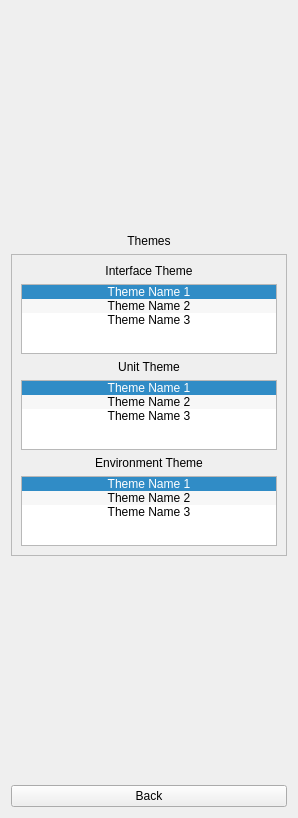
     <widget class="QWidget" name="page_4">
      <layout class="QVBoxLayout" name="verticalLayout_4" stretch="1,0,1,1,0">
       <item>
        <spacer name="verticalSpacer_7">
         <property name="orientation">
          <enum>Qt::Orientation::Vertical</enum>
         </property>
         <property name="sizeHint" stdset="0">
          <size>
           <width>20</width>
           <height>40</height>
          </size>
         </property>
        </spacer>
       </item>
       <item>
        <widget class="QLabel" name="label_13">
         <property name="text">
          <string>Themes</string>
         </property>
         <property name="alignment">
          <set>Qt::AlignmentFlag::AlignCenter</set>
         </property>
        </widget>
       </item>
       <item>
        <widget class="QFrame" name="frame_4">
         <property name="frameShape">
          <enum>QFrame::Shape::StyledPanel</enum>
         </property>
         <property name="frameShadow">
          <enum>QFrame::Shadow::Raised</enum>
         </property>
         <layout class="QVBoxLayout" name="verticalLayout_6" stretch="0,1,0,1,0,1">
          <item>
           <widget class="QLabel" name="label_14">
            <property name="text">
             <string>Interface Theme</string>
            </property>
            <property name="alignment">
             <set>Qt::AlignmentFlag::AlignCenter</set>
            </property>
           </widget>
          </item>
          <item>
           <widget class="QListWidget" name="InterfaceThemeList">
            <property name="alternatingRowColors">
             <bool>true</bool>
            </property>
            <property name="currentRow">
             <number>0</number>
            </property>
            <item>
             <property name="text">
              <string>Theme Name 1</string>
             </property>
             <property name="textAlignment">
              <set>AlignCenter</set>
             </property>
            </item>
            <item>
             <property name="text">
              <string>Theme Name 2</string>
             </property>
             <property name="textAlignment">
              <set>AlignCenter</set>
             </property>
            </item>
            <item>
             <property name="text">
              <string>Theme Name 3</string>
             </property>
             <property name="textAlignment">
              <set>AlignCenter</set>
             </property>
            </item>
           </widget>
          </item>
          <item>
           <widget class="QLabel" name="label_15">
            <property name="text">
             <string>Unit Theme</string>
            </property>
            <property name="alignment">
             <set>Qt::AlignmentFlag::AlignCenter</set>
            </property>
           </widget>
          </item>
          <item>
           <widget class="QListWidget" name="UnitThemeList">
            <property name="alternatingRowColors">
             <bool>true</bool>
            </property>
            <property name="currentRow">
             <number>0</number>
            </property>
            <item>
             <property name="text">
              <string>Theme Name 1</string>
             </property>
             <property name="textAlignment">
              <set>AlignCenter</set>
             </property>
            </item>
            <item>
             <property name="text">
              <string>Theme Name 2</string>
             </property>
             <property name="textAlignment">
              <set>AlignCenter</set>
             </property>
            </item>
            <item>
             <property name="text">
              <string>Theme Name 3</string>
             </property>
             <property name="textAlignment">
              <set>AlignCenter</set>
             </property>
            </item>
           </widget>
          </item>
          <item>
           <widget class="QLabel" name="label_16">
            <property name="text">
             <string>Environment Theme</string>
            </property>
            <property name="alignment">
             <set>Qt::AlignmentFlag::AlignCenter</set>
            </property>
           </widget>
          </item>
          <item>
           <widget class="QListWidget" name="EnvironmentThemeList">
            <property name="alternatingRowColors">
             <bool>true</bool>
            </property>
            <property name="currentRow">
             <number>0</number>
            </property>
            <item>
             <property name="text">
              <string>Theme Name 1</string>
             </property>
             <property name="textAlignment">
              <set>AlignCenter</set>
             </property>
            </item>
            <item>
             <property name="text">
              <string>Theme Name 2</string>
             </property>
             <property name="textAlignment">
              <set>AlignCenter</set>
             </property>
            </item>
            <item>
             <property name="text">
              <string>Theme Name 3</string>
             </property>
             <property name="textAlignment">
              <set>AlignCenter</set>
             </property>
            </item>
           </widget>
          </item>
         </layout>
        </widget>
       </item>
       <item>
        <spacer name="verticalSpacer_8">
         <property name="orientation">
          <enum>Qt::Orientation::Vertical</enum>
         </property>
         <property name="sizeHint" stdset="0">
          <size>
           <width>20</width>
           <height>40</height>
          </size>
         </property>
        </spacer>
       </item>
       <item>
        <widget class="QPushButton" name="pushButton_4">
         <property name="text">
          <string>Back</string>
         </property>
        </widget>
       </item>
      </layout>
     </widget>
